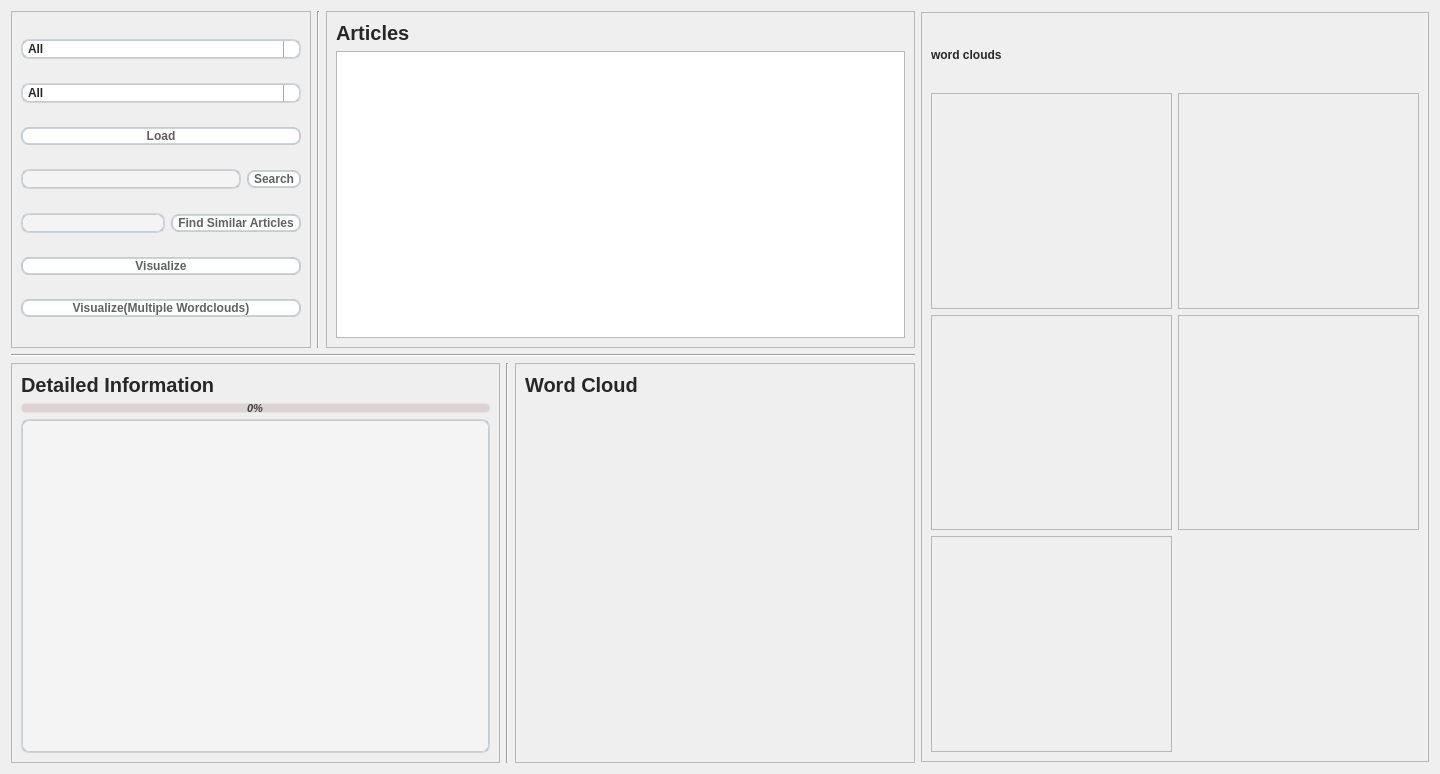
<?xml version="1.0" encoding="UTF-8"?>
<ui version="4.0">
 <class>Form</class>
 <widget class="QWidget" name="Form">
  <property name="geometry">
   <rect>
    <x>0</x>
    <y>0</y>
    <width>1440</width>
    <height>774</height>
   </rect>
  </property>
  <property name="sizePolicy">
   <sizepolicy hsizetype="Preferred" vsizetype="Preferred">
    <horstretch>0</horstretch>
    <verstretch>0</verstretch>
   </sizepolicy>
  </property>
  <property name="windowTitle">
   <string>Form</string>
  </property>
  <property name="styleSheet">
   <string notr="true">QPushButton, QToolButton, QCommandLinkButton{
    padding: 0 5px 0 5px;
    border-style: solid;
    border-top-color: qlineargradient(spread:pad, x1:0, y1:0, x2:0, y2:1, stop:0 #c1c9cf, stop:1 #d2d8dd);
    border-right-color: qlineargradient(spread:pad, x1:1, y1:0, x2:0, y2:0, stop:0 #c1c9cf, stop:1 #d2d8dd);
    border-bottom-color: qlineargradient(spread:pad, x1:0, y1:1, x2:0, y2:0, stop:0 #c1c9cf, stop:1 #d2d8dd);
    border-left-color: qlineargradient(spread:pad, x1:0, y1:0, x2:1, y2:0, stop:0 #c1c9cf, stop:1 #d2d8dd);
    border-width: 2px;
    border-radius: 8px;
    color: #616161;
    font-weight: bold;
    background-color: qlineargradient(spread:pad, x1:0.5, y1:0, x2:0.5, y2:1, stop:0 #fbfdfd, stop:0.5 #ffffff, stop:1 #fbfdfd);
}
QPushButton::default, QToolButton::default, QCommandLinkButton::default{
    border: 2px solid transparent;
    color: #FFFFFF;
    background-color: qlineargradient(spread:pad, x1:0.5, y1:0, x2:0.5, y2:1, stop:0 #84afe5, stop:1 #1168e4);
}
QPushButton:hover, QToolButton:hover, QCommandLinkButton:hover{
    color: #3d3d3d;
}
QPushButton:pressed, QToolButton:pressed, QCommandLinkButton:pressed{
    color: #aeaeae;
    background-color: qlineargradient(spread:pad, x1:0.5, y1:0, x2:0.5, y2:1, stop:0 #ffffff, stop:0.5 #fbfdfd, stop:1 #ffffff);
}
QPushButton:disabled, QToolButton:disabled, QCommandLinkButton:disabled{
    color: #616161;
    background-color: qlineargradient(spread:pad, x1:0.5, y1:0, x2:0.5, y2:1, stop:0 #dce7eb, stop:0.5 #e0e8eb, stop:1 #dee7ec);
}
QLineEdit, QTextEdit, QPlainTextEdit, QSpinBox, QDoubleSpinBox, QTimeEdit, QDateEdit, QDateTimeEdit {
    border-width: 2px;
    border-radius: 8px;
    border-style: solid;
    border-top-color: qlineargradient(spread:pad, x1:0.5, y1:1, x2:0.5, y2:0, stop:0 #c1c9cf, stop:1 #d2d8dd);
    border-right-color: qlineargradient(spread:pad, x1:0, y1:0, x2:1, y2:0, stop:0 #c1c9cf, stop:1 #d2d8dd);
    border-bottom-color: qlineargradient(spread:pad, x1:0.5, y1:0, x2:0.5, y2:1, stop:0 #c1c9cf, stop:1 #d2d8dd);
    border-left-color: qlineargradient(spread:pad, x1:1, y1:0, x2:0, y2:0, stop:0 #c1c9cf, stop:1 #d2d8dd);
    background-color: #f4f4f4;
    color: #3d3d3d;
}
QLineEdit:focus, QTextEdit:focus, QPlainTextEdit:focus, QSpinBox:focus, QDoubleSpinBox:focus, QTimeEdit:focus, QDateEdit:focus, QDateTimeEdit:focus {
    border-width: 2px;
    border-radius: 8px;
    border-style: solid;
    border-top-color: qlineargradient(spread:pad, x1:0.5, y1:1, x2:0.5, y2:0, stop:0 #85b7e3, stop:1 #9ec1db);
    border-right-color: qlineargradient(spread:pad, x1:0, y1:0, x2:1, y2:0, stop:0 #85b7e3, stop:1 #9ec1db);
    border-bottom-color: qlineargradient(spread:pad, x1:0.5, y1:0, x2:0.5, y2:1, stop:0 #85b7e3, stop:1 #9ec1db);
    border-left-color: qlineargradient(spread:pad, x1:1, y1:0, x2:0, y2:0, stop:0 #85b7e3, stop:1 #9ec1db);
    background-color: #f4f4f4;
    color: #3d3d3d;
}
QLineEdit:disabled, QTextEdit:disabled, QPlainTextEdit:disabled, QSpinBox:disabled, QDoubleSpinBox:disabled, QTimeEdit:disabled, QDateEdit:disabled, QDateTimeEdit:disabled {
    color: #b9b9b9;
}
QSpinBox::up-button, QDoubleSpinBox::up-button, QTimeEdit::up-button, QDateEdit::up-button, QDateTimeEdit::up-button {
    subcontrol-origin: padding;
    subcontrol-position: top right;
    width: 15px;
    color: #272727;
    border-left-width: 1px;
    border-left-color: darkgray;
    border-left-style: solid;
    border-top-right-radius: 3px;
    padding: 3px;
}
QSpinBox::down-button, QDoubleSpinBox::down-button, QTimeEdit::down-button, QDateEdit::down-button, QDateTimeEdit::down-button {
    subcontrol-origin: padding;
    subcontrol-position: bottom right;
    width: 15px;
    color: #272727;
    border-left-width: 1px;
    border-left-color: darkgray;
    border-left-style: solid;
    border-bottom-right-radius: 3px;
    padding: 3px;
}
QSpinBox::up-button:pressed, QDoubleSpinBox::up-button:pressed, QTimeEdit::up-button:pressed, QDateEdit::up-button:pressed, QDateTimeEdit::up-button:pressed {
    color: #aeaeae;
    background-color: qlineargradient(spread:pad, x1:0.5, y1:0, x2:0.5, y2:1, stop:0 #ffffff, stop:0.5 #fbfdfd, stop:1 #ffffff);
}
QSpinBox::down-button:pressed, QDoubleSpinBox::down-button:pressed, QTimeEdit::down-button:pressed, QDateEdit::down-button:pressed, QDateTimeEdit::down-button:pressed {
    color: #aeaeae;
    background-color: qlineargradient(spread:pad, x1:0.5, y1:0, x2:0.5, y2:1, stop:0 #ffffff, stop:0.5 #fbfdfd, stop:1 #ffffff);
}
QSpinBox::up-button:hover, QDoubleSpinBox::up-button:hover, QTimeEdit::up-button:hover, QDateEdit::up-button:hover, QDateTimeEdit::up-button:hover {
    color: #FFFFFF;
    border-top-right-radius: 5px;
    background-color: qlineargradient(spread:pad, x1:0.5, y1:0, x2:0.5, y2:1, stop:0 #84afe5, stop:1 #1168e4);
    
}
QSpinBox::down-button:hover, QDoubleSpinBox::down-button:hover, QTimeEdit::down-button:hover, QDateEdit::down-button:hover, QDateTimeEdit::down-button:hover {
    color: #FFFFFF;
    border-bottom-right-radius: 5px;
    background-color: qlineargradient(spread:pad, x1:0.5, y1:0, x2:0.5, y2:1, stop:0 #84afe5, stop:1 #1168e4);
}

QProgressBar {
    max-height: 8px;
    text-align: center;
    font: italic bold 11px;
    color: #3d3d3d;
    border: 1px solid transparent;
    border-radius:4px;
    background-color: qlineargradient(spread:pad, x1:0, y1:0, x2:0, y2:1, stop:0 #ddd5d5, stop:0.5 #dad3d3, stop:1 #ddd5d5);
}
QProgressBar::chunk {
    background-color: qlineargradient(spread:pad, x1:0, y1:0, x2:0, y2:1, stop:0 #467dd1, stop:0.5 #3b88fc, stop:1 #467dd1);
    border-radius: 4px;
}
QProgressBar:disabled {
    color: #616161;
}
QProgressBar::chunk:disabled {
    background-color: #aeaeae;
}
QSlider::groove {
    border: 1px solid #bbbbbb;
    background-color: #52595d;
    border-radius: 4px;
}
QSlider::groove:horizontal {
    height: 6px;
}
QSlider::groove:vertical {
    width: 6px;
}
QSlider::handle:horizontal {
    background: #ffffff;
    border-style: solid;
    border-width: 1px;
    border-color: rgb(207,207,207);
    width: 12px;
    margin: -5px 0;
    border-radius: 7px;
}
QSlider::handle:vertical {
    background: #ffffff;
    border-style: solid;
    border-width: 1px;
    border-color: rgb(207,207,207);
    height: 12px;
    margin: 0 -5px;
    border-radius: 7px;
}
QSlider::add-page, QSlider::sub-page {
    border: 1px transparent;
    background-color: #52595d;
    border-radius: 4px;
}
QSlider::add-page:horizontal {
    background: qlineargradient(spread:pad, x1:0, y1:0, x2:0, y2:1, stop:0 #ddd5d5, stop:0.5 #dad3d3, stop:1 #ddd5d5);
}
QSlider::sub-page:horizontal {
    background-color: qlineargradient(spread:pad, x1:0, y1:0, x2:1, y2:0, stop:0 #467dd1, stop:0.5 #3b88fc, stop:1 #467dd1);
}
QSlider::add-page:vertical {
    background-color: qlineargradient(spread:pad, x1:0, y1:0, x2:0, y2:1, stop:0 #467dd1, stop:0.5 #3b88fc, stop:1 #467dd1);
}
QSlider::sub-page:vertical {
    background: qlineargradient(spread:pad, x1:0, y1:0, x2:1, y2:0, stop:0 #ddd5d5, stop:0.5 #dad3d3, stop:1 #ddd5d5);
}
QSlider::add-page:horizontal:disabled, QSlider::sub-page:horizontal:disabled, QSlider::add-page:vertical:disabled, QSlider::sub-page:vertical:disabled {
    background: #b9b9b9;
}
QComboBox, QFontComboBox {
    border-width: 2px;
    border-radius: 8px;
    border-style: solid;
    border-top-color: qlineargradient(spread:pad, x1:0.5, y1:1, x2:0.5, y2:0, stop:0 #c1c9cf, stop:1 #d2d8dd);
    border-right-color: qlineargradient(spread:pad, x1:0, y1:0, x2:1, y2:0, stop:0 #c1c9cf, stop:1 #d2d8dd);
    border-bottom-color: qlineargradient(spread:pad, x1:0.5, y1:0, x2:0.5, y2:1, stop:0 #c1c9cf, stop:1 #d2d8dd);
    border-left-color: qlineargradient(spread:pad, x1:1, y1:0, x2:0, y2:0, stop:0 #c1c9cf, stop:1 #d2d8dd);
    background-color: #f4f4f4;
    color: #272727;
    padding-left: 5px;
}
QComboBox:editable, QComboBox:!editable, QComboBox::drop-down:editable, QComboBox:!editable:on, QComboBox::drop-down:editable:on {
    background: #ffffff;
}
QComboBox::drop-down {
    subcontrol-origin: padding;
    subcontrol-position: top right;
    width: 15px;
    color: #272727;
    border-left-width: 1px;
    border-left-color: darkgray;
    border-left-style: solid;
    border-top-right-radius: 3px;
    border-bottom-right-radius: 3px;
}


QComboBox::down-arrow:on {
    top: 1px;
    left: 1px;
}
QComboBox QAbstractItemView {
    border: 1px solid darkgray;
    border-radius: 8px;
    selection-background-color: #dadada;
    selection-color: #272727;
    color: #272727;
    background: white;
}
QLabel, QCheckBox, QRadioButton {
    color: #272727;
}
QCheckBox {
    padding: 2px;
}
QCheckBox:disabled, QRadioButton:disabled {
    color: #808086;
    padding: 2px;
}

QCheckBox:hover {
    border-radius:4px;
    border-style:solid;
    padding-left: 1px;
    padding-right: 1px;
    padding-bottom: 1px;
    padding-top: 1px;
    border-width:1px;
    border-color: transparent;
}

QCheckBox::indicator:unchecked {
    
    height: 15px;
    width: 15px;
    border-style:solid;
    border-width: 1px;
    border-color: #48a5fd;
    border-radius: 3px;
    background-color: #fbfdfa;
}
QLCDNumber {
    color: #616161;;
}
QMenuBar {
    background-color: #ececec;
}
QMenuBar::item {
    color: #616161;
    spacing: 3px;
    padding: 1px 4px;
    background-color: #ececec;
}

QMenuBar::item:selected {
    background-color: #dadada;
    color: #3d3d3d;
}
QMenu {
    background-color: #ececec;
}
QMenu::item:selected {
    background-color: #dadada;
    color: #3d3d3d;
}
QMenu::item {
    color: #616161;;
    background-color: #e0e0e0;
}
QTabWidget {
    color:rgb(0,0,0);
    background-color:#000000;
}
QTabWidget::pane {
    border-color: #050a0e;
    background-color: #e0e0e0;
    border-width: 1px;
    border-radius: 4px;
    position: absolute;
    top: -0.5em;
    padding-top: 0.5em;
}

QTabWidget::tab-bar {
    alignment: center;
}

QTabBar::tab {
    border-bottom: 1px solid #c0c0c0;
    padding: 3px;
    color: #272727;
    background-color: #fefefc;
    margin-left:0px;
}
QTabBar::tab:!last {
    border-right: 1px solid;
    border-right-color: #c0c0c0;
    border-bottom-color: #c0c0c0;
}
QTabBar::tab:first {
    border-top-left-radius: 4px;
    border-bottom-left-radius: 4px;
}
QTabBar::tab:last {
    border-top-right-radius: 4px;
    border-bottom-right-radius: 4px;
}
QTabBar::tab:selected, QTabBar::tab:last:selected, QTabBar::tab:hover {
    color: #FFFFFF;
    background-color: qlineargradient(spread:pad, x1:0.5, y1:0, x2:0.5, y2:1, stop:0 #84afe5, stop:1 #1168e4);
}
QRadioButton::indicator {
    height: 14px;
    width: 14px;
    border-style:solid;
    border-radius:7px;
    border-width: 1px;
}
QRadioButton::indicator:checked {
    border-color: #48a5fd;
    background-color: qradialgradient(cx:0.5, cy:0.5, radius:0.4,fx:0.5, fy:0.5, stop:0 #ffffff, stop:0.5 #ffffff, stop:0.6 #48a5fd, stop:1 #48a5fd);
}
QRadioButton::indicator:!checked {
    border-color: #a9b7c6;
    background-color: #fbfdfa;
}
QStatusBar {
    color:#027f7f;
}

QDial {
    background: #16a085;
}

QToolBox {
    color: #a9b7c6;
    background-color: #222b2e;
}
QToolBox::tab {
    color: #a9b7c6;
    background-color:#222b2e;
}
QToolBox::tab:selected {
    color: #FFFFFF;
    background-color:#222b2e;
}
QScrollArea {
    color: #FFFFFF;
    background-color:#222b2e;
}

QScrollBar:horizontal {
	max-height: 10px;
	border: 1px transparent grey;
	margin: 0px 20px 0px 20px;
	background: transparent;
}
QScrollBar:vertical {
	max-width: 10px;
	border: 1px transparent grey;
	margin: 20px 0px 20px 0px;
	background: transparent;
}
QScrollBar::handle:vertical, QScrollBar::handle:horizontal {
	background: #52595d;
	border-style: transparent;
	border-radius: 4px;
	min-height: 25px;
}
QScrollBar::handle:horizontal:hover, QScrollBar::handle:vertical:hover {
	background: qlineargradient(spread:pad, x1:0, y1:0, x2:1, y2:0, stop:0 #467dd1, stop:0.5 #3b88fc, stop:1 #467dd1);
}
QScrollBar::add-line, QScrollBar::sub-line {
    border: 2px transparent grey;
    border-radius: 4px;
    subcontrol-origin: margin;
    background: #b9b9b9;
}
QScrollBar::add-line:horizontal {
    width: 20px;
    subcontrol-position: right;
}
QScrollBar::add-line:vertical {
    height: 20px;
    subcontrol-position: bottom;
}
QScrollBar::sub-line:horizontal {
    width: 20px;
    subcontrol-position: left;
}
QScrollBar::sub-line:vertical {
    height: 20px;
    subcontrol-position: top;
}
QScrollBar::add-line:vertical:pressed, QScrollBar::add-line:horizontal:pressed, QScrollBar::sub-line:horizontal:pressed, QScrollBar::sub-line:vertical:pressed {
    background: qlineargradient(spread:pad, x1:0, y1:0, x2:1, y2:0, stop:0 #467dd1, stop:0.5 #3b88fc, stop:1 #467dd1);
}
QScrollBar::add-page:horizontal, QScrollBar::sub-page:horizontal, QScrollBar::add-page:vertical, QScrollBar::sub-page:vertical {
    background: none;
}
</string>
  </property>
  <layout class="QHBoxLayout" name="horizontalLayout_5">
   <item>
    <layout class="QVBoxLayout" name="verticalLayout_5">
     <item>
      <layout class="QHBoxLayout" name="horizontalLayout_3" stretch="0,0,4">
       <item>
        <widget class="QFrame" name="frame_2">
         <property name="minimumSize">
          <size>
           <width>300</width>
           <height>200</height>
          </size>
         </property>
         <property name="frameShape">
          <enum>QFrame::StyledPanel</enum>
         </property>
         <property name="frameShadow">
          <enum>QFrame::Raised</enum>
         </property>
         <layout class="QVBoxLayout" name="verticalLayout">
          <item>
           <widget class="QComboBox" name="comboBox_Pub">
            <property name="font">
             <font>
              <weight>75</weight>
              <bold>true</bold>
             </font>
            </property>
            <item>
             <property name="text">
              <string>All</string>
             </property>
            </item>
            <item>
             <property name="text">
              <string>New York Times</string>
             </property>
            </item>
            <item>
             <property name="text">
              <string>Breitbart</string>
             </property>
            </item>
            <item>
             <property name="text">
              <string>CNN</string>
             </property>
            </item>
            <item>
             <property name="text">
              <string>Business Insider</string>
             </property>
            </item>
            <item>
             <property name="text">
              <string>Atlantic</string>
             </property>
            </item>
           </widget>
          </item>
          <item>
           <widget class="QComboBox" name="comboBox_Year">
            <property name="font">
             <font>
              <weight>75</weight>
              <bold>true</bold>
             </font>
            </property>
            <item>
             <property name="text">
              <string>All</string>
             </property>
            </item>
            <item>
             <property name="text">
              <string>2012</string>
             </property>
            </item>
            <item>
             <property name="text">
              <string>2013</string>
             </property>
            </item>
            <item>
             <property name="text">
              <string>2014</string>
             </property>
            </item>
            <item>
             <property name="text">
              <string>2015</string>
             </property>
            </item>
            <item>
             <property name="text">
              <string>2016</string>
             </property>
            </item>
            <item>
             <property name="text">
              <string>2017</string>
             </property>
            </item>
           </widget>
          </item>
          <item>
           <widget class="QPushButton" name="pushButton">
            <property name="text">
             <string>Load</string>
            </property>
           </widget>
          </item>
          <item>
           <layout class="QHBoxLayout" name="horizontalLayout">
            <item>
             <widget class="QLineEdit" name="lineEdit"/>
            </item>
            <item>
             <widget class="QPushButton" name="pushButton_3">
              <property name="text">
               <string>Search</string>
              </property>
             </widget>
            </item>
           </layout>
          </item>
          <item>
           <layout class="QHBoxLayout" name="horizontalLayout_2">
            <item>
             <widget class="QLineEdit" name="lineEdit_2"/>
            </item>
            <item>
             <widget class="QPushButton" name="pushButton_4">
              <property name="text">
               <string>Find Similar Articles</string>
              </property>
             </widget>
            </item>
           </layout>
          </item>
          <item>
           <widget class="QPushButton" name="pushButton_2">
            <property name="sizePolicy">
             <sizepolicy hsizetype="Minimum" vsizetype="Fixed">
              <horstretch>0</horstretch>
              <verstretch>0</verstretch>
             </sizepolicy>
            </property>
            <property name="text">
             <string>Visualize</string>
            </property>
           </widget>
          </item>
          <item>
           <widget class="QPushButton" name="pushButton_5">
            <property name="sizePolicy">
             <sizepolicy hsizetype="Minimum" vsizetype="Fixed">
              <horstretch>0</horstretch>
              <verstretch>0</verstretch>
             </sizepolicy>
            </property>
            <property name="text">
             <string>Visualize(Multiple Wordclouds)</string>
            </property>
           </widget>
          </item>
         </layout>
        </widget>
       </item>
       <item>
        <widget class="Line" name="line">
         <property name="orientation">
          <enum>Qt::Vertical</enum>
         </property>
        </widget>
       </item>
       <item>
        <widget class="QFrame" name="frame_4">
         <property name="frameShape">
          <enum>QFrame::StyledPanel</enum>
         </property>
         <property name="frameShadow">
          <enum>QFrame::Raised</enum>
         </property>
         <layout class="QVBoxLayout" name="verticalLayout_3">
          <item>
           <widget class="QLabel" name="label_4">
            <property name="font">
             <font>
              <pointsize>15</pointsize>
              <weight>75</weight>
              <bold>true</bold>
             </font>
            </property>
            <property name="text">
             <string>Articles</string>
            </property>
           </widget>
          </item>
          <item>
           <widget class="QTableWidget" name="tableWidget">
            <property name="sizePolicy">
             <sizepolicy hsizetype="Expanding" vsizetype="Expanding">
              <horstretch>0</horstretch>
              <verstretch>0</verstretch>
             </sizepolicy>
            </property>
            <property name="font">
             <font>
              <pointsize>14</pointsize>
             </font>
            </property>
            <property name="editTriggers">
             <set>QAbstractItemView::NoEditTriggers</set>
            </property>
            <property name="alternatingRowColors">
             <bool>true</bool>
            </property>
            <property name="selectionBehavior">
             <enum>QAbstractItemView::SelectRows</enum>
            </property>
           </widget>
          </item>
         </layout>
        </widget>
       </item>
      </layout>
     </item>
     <item>
      <widget class="Line" name="line_3">
       <property name="orientation">
        <enum>Qt::Horizontal</enum>
       </property>
      </widget>
     </item>
     <item>
      <layout class="QHBoxLayout" name="horizontalLayout_4" stretch="2,0,2">
       <item>
        <widget class="QFrame" name="frame_3">
         <property name="frameShape">
          <enum>QFrame::StyledPanel</enum>
         </property>
         <property name="frameShadow">
          <enum>QFrame::Raised</enum>
         </property>
         <layout class="QVBoxLayout" name="verticalLayout_2">
          <item>
           <widget class="QLabel" name="label_3">
            <property name="sizePolicy">
             <sizepolicy hsizetype="Preferred" vsizetype="Preferred">
              <horstretch>0</horstretch>
              <verstretch>0</verstretch>
             </sizepolicy>
            </property>
            <property name="font">
             <font>
              <pointsize>15</pointsize>
              <weight>75</weight>
              <bold>true</bold>
             </font>
            </property>
            <property name="styleSheet">
             <string notr="true"/>
            </property>
            <property name="text">
             <string>Detailed Information</string>
            </property>
           </widget>
          </item>
          <item>
           <widget class="QProgressBar" name="progressBar">
            <property name="value">
             <number>0</number>
            </property>
           </widget>
          </item>
          <item>
           <widget class="QTextEdit" name="textEdit">
            <property name="sizePolicy">
             <sizepolicy hsizetype="Expanding" vsizetype="Expanding">
              <horstretch>0</horstretch>
              <verstretch>0</verstretch>
             </sizepolicy>
            </property>
            <property name="font">
             <font>
              <family>Arial</family>
              <pointsize>20</pointsize>
             </font>
            </property>
           </widget>
          </item>
         </layout>
        </widget>
       </item>
       <item>
        <widget class="Line" name="line_2">
         <property name="sizePolicy">
          <sizepolicy hsizetype="Fixed" vsizetype="Minimum">
           <horstretch>0</horstretch>
           <verstretch>0</verstretch>
          </sizepolicy>
         </property>
         <property name="orientation">
          <enum>Qt::Vertical</enum>
         </property>
        </widget>
       </item>
       <item>
        <widget class="QFrame" name="frame">
         <property name="minimumSize">
          <size>
           <width>400</width>
           <height>400</height>
          </size>
         </property>
         <property name="maximumSize">
          <size>
           <width>400</width>
           <height>400</height>
          </size>
         </property>
         <property name="frameShape">
          <enum>QFrame::StyledPanel</enum>
         </property>
         <property name="frameShadow">
          <enum>QFrame::Raised</enum>
         </property>
         <layout class="QVBoxLayout" name="verticalLayout_4">
          <item>
           <widget class="QLabel" name="label_2">
            <property name="sizePolicy">
             <sizepolicy hsizetype="Fixed" vsizetype="Fixed">
              <horstretch>0</horstretch>
              <verstretch>0</verstretch>
             </sizepolicy>
            </property>
            <property name="font">
             <font>
              <pointsize>15</pointsize>
              <weight>75</weight>
              <bold>true</bold>
             </font>
            </property>
            <property name="text">
             <string>Word Cloud</string>
            </property>
           </widget>
          </item>
          <item>
           <widget class="QLabel" name="label">
            <property name="sizePolicy">
             <sizepolicy hsizetype="Minimum" vsizetype="Minimum">
              <horstretch>0</horstretch>
              <verstretch>0</verstretch>
             </sizepolicy>
            </property>
            <property name="minimumSize">
             <size>
              <width>0</width>
              <height>0</height>
             </size>
            </property>
            <property name="text">
             <string/>
            </property>
           </widget>
          </item>
         </layout>
        </widget>
       </item>
      </layout>
     </item>
    </layout>
   </item>
   <item>
    <widget class="QFrame" name="frame_5">
     <property name="minimumSize">
      <size>
       <width>508</width>
       <height>750</height>
      </size>
     </property>
     <property name="maximumSize">
      <size>
       <width>508</width>
       <height>750</height>
      </size>
     </property>
     <property name="frameShape">
      <enum>QFrame::StyledPanel</enum>
     </property>
     <property name="frameShadow">
      <enum>QFrame::Raised</enum>
     </property>
     <layout class="QVBoxLayout" name="verticalLayout_12">
      <item>
       <widget class="QLabel" name="label_5">
        <property name="font">
         <font>
          <weight>75</weight>
          <bold>true</bold>
         </font>
        </property>
        <property name="text">
         <string>word clouds</string>
        </property>
       </widget>
      </item>
      <item>
       <layout class="QGridLayout" name="gridLayout">
        <item row="0" column="0">
         <widget class="QFrame" name="frame_6">
          <property name="minimumSize">
           <size>
            <width>232</width>
            <height>216</height>
           </size>
          </property>
          <property name="frameShape">
           <enum>QFrame::StyledPanel</enum>
          </property>
          <property name="frameShadow">
           <enum>QFrame::Raised</enum>
          </property>
          <layout class="QVBoxLayout" name="verticalLayout_6">
           <item>
            <widget class="MyLabel" name="wd_1">
             <property name="text">
              <string/>
             </property>
            </widget>
           </item>
          </layout>
         </widget>
        </item>
        <item row="0" column="1">
         <widget class="QFrame" name="frame_9">
          <property name="minimumSize">
           <size>
            <width>231</width>
            <height>216</height>
           </size>
          </property>
          <property name="frameShape">
           <enum>QFrame::StyledPanel</enum>
          </property>
          <property name="frameShadow">
           <enum>QFrame::Raised</enum>
          </property>
          <layout class="QVBoxLayout" name="verticalLayout_9">
           <item>
            <widget class="MyLabel" name="wd_4">
             <property name="text">
              <string/>
             </property>
            </widget>
           </item>
          </layout>
         </widget>
        </item>
        <item row="1" column="0">
         <widget class="QFrame" name="frame_7">
          <property name="minimumSize">
           <size>
            <width>232</width>
            <height>215</height>
           </size>
          </property>
          <property name="frameShape">
           <enum>QFrame::StyledPanel</enum>
          </property>
          <property name="frameShadow">
           <enum>QFrame::Raised</enum>
          </property>
          <layout class="QVBoxLayout" name="verticalLayout_7">
           <item>
            <widget class="MyLabel" name="wd_2">
             <property name="text">
              <string/>
             </property>
            </widget>
           </item>
          </layout>
         </widget>
        </item>
        <item row="1" column="1">
         <widget class="QFrame" name="frame_10">
          <property name="minimumSize">
           <size>
            <width>231</width>
            <height>215</height>
           </size>
          </property>
          <property name="frameShape">
           <enum>QFrame::StyledPanel</enum>
          </property>
          <property name="frameShadow">
           <enum>QFrame::Raised</enum>
          </property>
          <layout class="QVBoxLayout" name="verticalLayout_10">
           <item>
            <widget class="MyLabel" name="wd_5">
             <property name="text">
              <string/>
             </property>
            </widget>
           </item>
          </layout>
         </widget>
        </item>
        <item row="2" column="0">
         <widget class="QFrame" name="frame_8">
          <property name="minimumSize">
           <size>
            <width>232</width>
            <height>216</height>
           </size>
          </property>
          <property name="frameShape">
           <enum>QFrame::StyledPanel</enum>
          </property>
          <property name="frameShadow">
           <enum>QFrame::Raised</enum>
          </property>
          <layout class="QVBoxLayout" name="verticalLayout_8">
           <item>
            <widget class="MyLabel" name="wd_3">
             <property name="text">
              <string/>
             </property>
            </widget>
           </item>
          </layout>
         </widget>
        </item>
        <item row="2" column="1">
         <widget class="QWidget" name="widget" native="true"/>
        </item>
       </layout>
      </item>
     </layout>
    </widget>
   </item>
  </layout>
 </widget>
 <customwidgets>
  <customwidget>
   <class>MyLabel</class>
   <extends>QLabel</extends>
   <header>mylabel.h</header>
  </customwidget>
 </customwidgets>
 <resources/>
 <connections/>
</ui>
